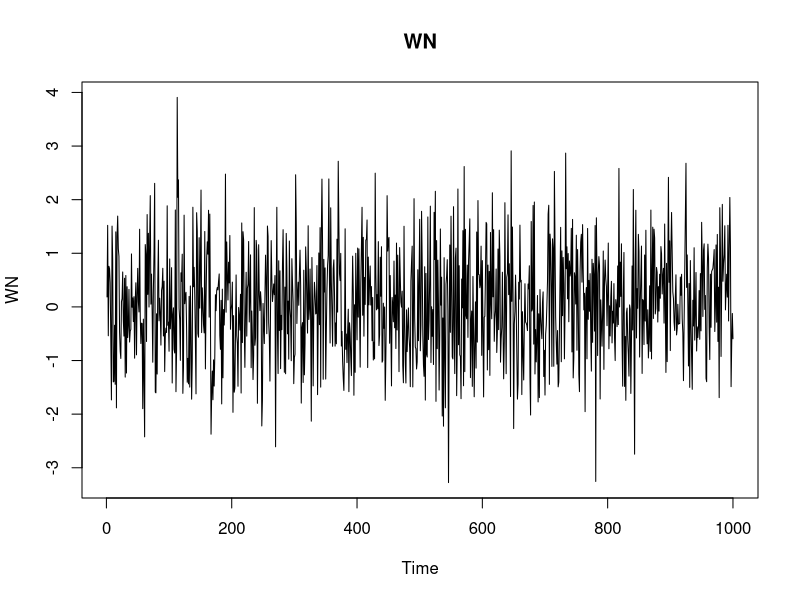
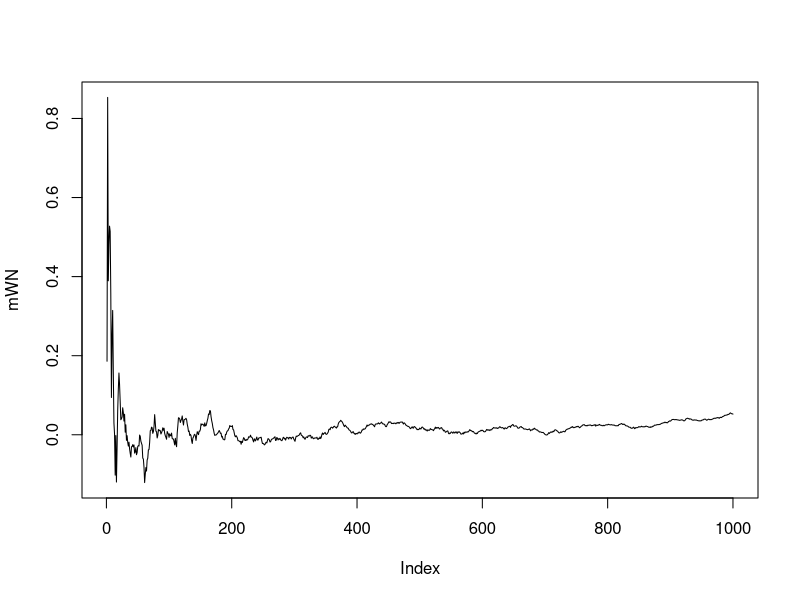
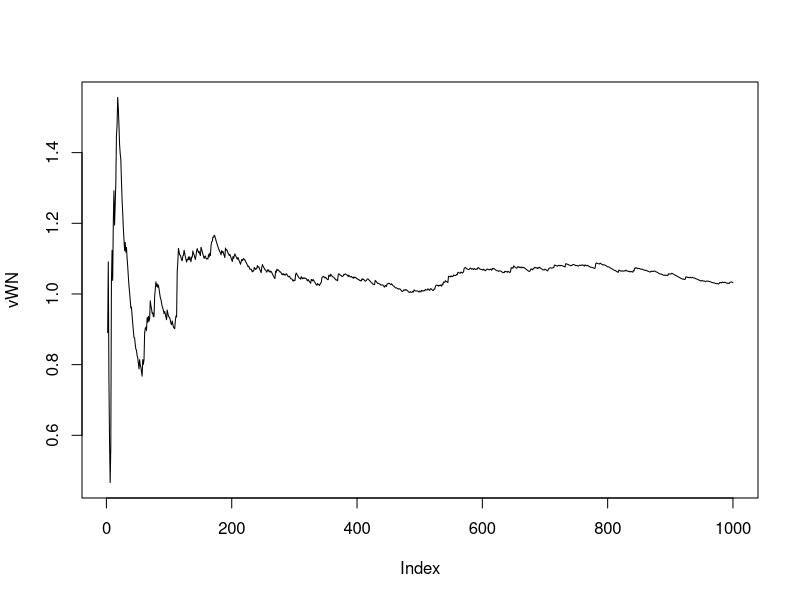
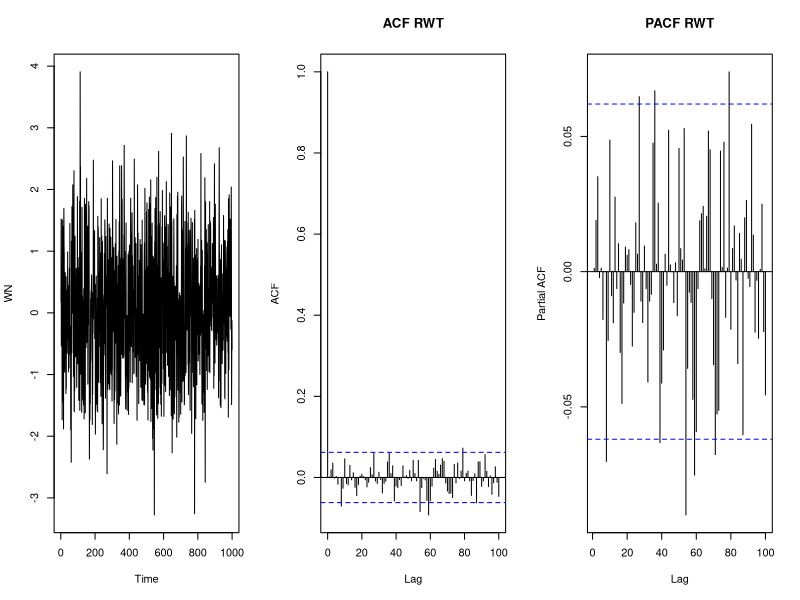
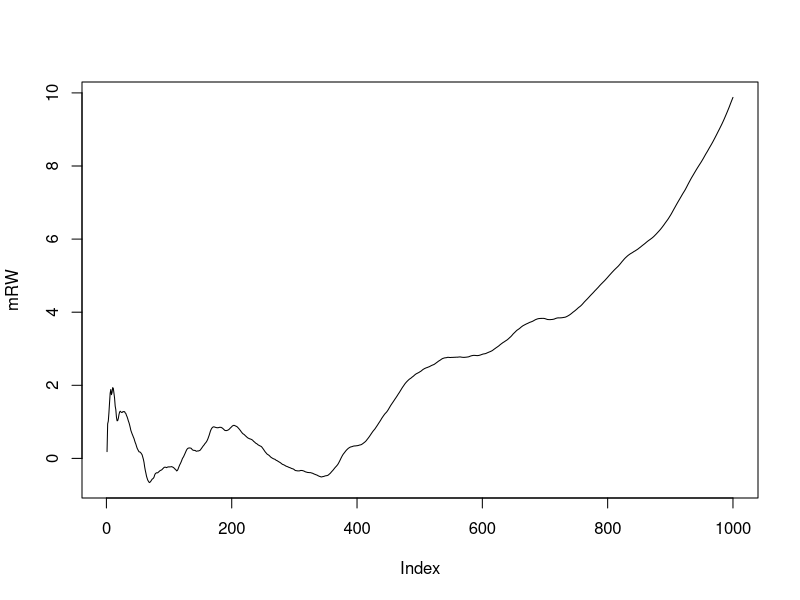
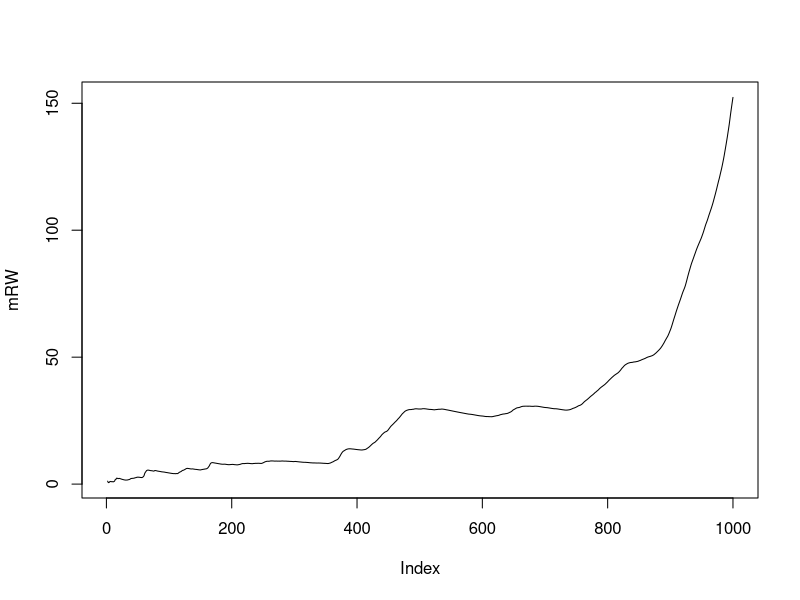
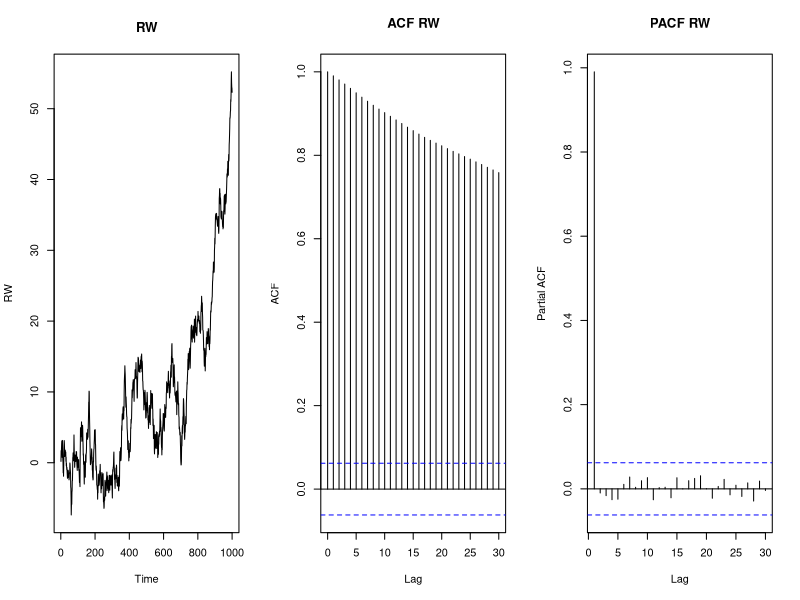
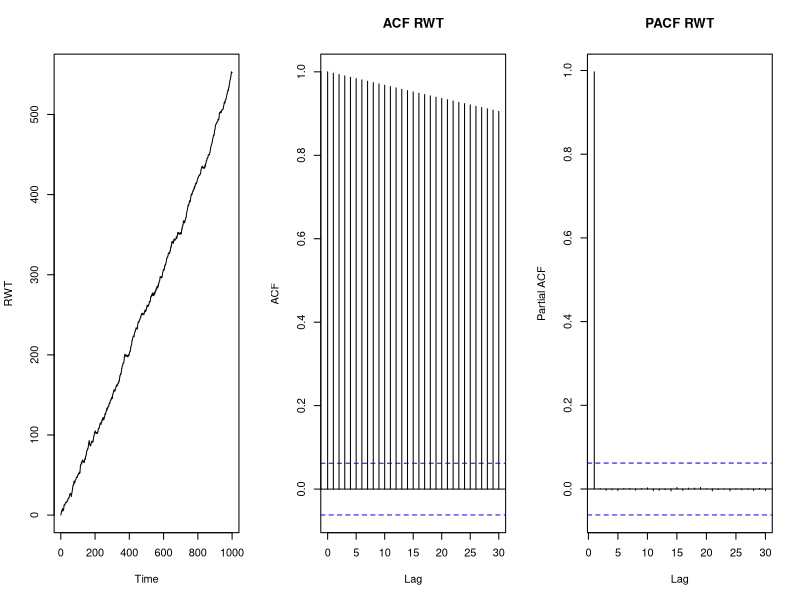

The R source for these figures, in order:
##Practica 2 
#Autocorrelacion y Estacionaridad 
install.packages("tseries")
library(tseries)
library(data.table)

rm(list = ls())
dev.off()

set.seed(608)
#definimos un ruido blanco 
WN  =rnorm(1000,0,1) #debe tener esperanza 0 y varianza homoscedastica
plot.ts(WN, main = "WN")
#propiedades
mean(WN)
var(WN)
#hasta ahorita sabemos que es una serie estacionaria, porque nosotros la definimos asi, pero con eso bastaria si fuera otra serie?
#la varianza que tenemos es la de toda la serie, pero el problema que tenemos aqui  
#es que no podemos garantizar que cada variable tenga la misma varianza. 

mWN = 0 #definimos una caminata aleatoria. #suma de choques aleatorios. 
#definimos un nuevo vector. 
#en el for lo que estamos haciendo es que: 
# MWN es la media del ruido blanco, 
#nos fijamos desde el 1 hasta 1000 y le agregaremos una nueva observacion al vector de medias, 
#siendo este el promedio desde 1 hasta el i en el que vayamos. 
#esto para ver si la media se estabiliza, que es lo que deberia de pasar
for (i in 1:length(WN)) {mWN[i] = mean(WN[1:i])}
plot(mWN, type = "l")

vWN<-0
for(i in 1:length(WN)){vWN[i]<-var(WN[1:i])}
plot(vWN, type = "l") #al principio la varianza fluctua mucho porque son pocos datos. 
#pero conforme se van haciendo mas datos, la varianza parece estabilizarse. 
#esto ya nos da la pista de que si se podria tratar de una prueba estacionaria. 


GRWT <- par(mfrow = c(1, 3))
plot.ts(WN)
acf(WN, main="ACF RWT", lag.max = 100) #enemos la ACF,
acf(WN, type = "partial", main="PACF RWT", lag.max = 100) #tenemos la PACF.
#¿Como interpretamos esas graficas? 
# nos damos cuenta que tanto aquellos que destacan en ambas graficas 
#destacan de una manera muy irregular, esperariamos que destacaramos siguiendo cierto patron
#el que destaque de una manera muy irregular, destacaron por pura aleatoridad, 
#solamente porque habia muchos aleatorios y por ello, muchos podrian tener cierta correlacion. 

#el unico que si no podemos negar que destaca es el del 0. 
#se trata de un rudio blanco. 
#¿Que pasa con la caminata aleatoria? 
RW = WN
for(t in 2:length(WN)){RW[t] = RW[t-1]+WN[t]}
#propiedades
mean(RW)
var(RW)
#¿Basta con eso? 
dev.off()
#vemos que ambas graficas explotan, en el anterior con el paso del tiempo s3e estabilizaba, 
#mientras mas observaciones agregamos mas grande se hacen los valores
mRW = 0
for (i in 1:length(RW)) {mRW[i] = mean(RW[1:i])}
plot(mRW, type =  "l")
vRW = 0
for (i in 1:length(RW)) {mRW[i] = var(RW[1:i])}
plot(mRW, type =  "l")

#funciones de autocorrelacion 
GRW =  par(mfrow = c(1,3))
plot.ts(RW, main = "RW")
acf(RW, main = "ACF RW", log.max = 100)
acf(RW, type = "partial", main = "PACF RW", log.max=  100)
#que podemos ver de la grafica, que es un modelo autoregresivo de orden 1

#podemos definir tambien una caminata aleatoria con tendencia  
RWT = WN
for (t in 2:length(WN)) { RWT[t] = RW[t-1]+WN[t]+0.5*t}
#vemos que se vuelve a ver obvio, la ACF ya se ve homogenea, la PACF ya solo destaca de una. 
#estamos definiendo al ruido blanco, como lo que paso en el momento anterior + 
#el choque aleatorio presente + la tendencia. 

GRWT = par(mfrow = c(1,3))
plot.ts(RWT)
acf(RWT, main = "ACF RWT", log.max = 100)
acf(RWT, type = "partial", main = "PACF RWT", log.max=  100)

#recordemos que la tendencia, la ACF y la PACF aplican para procesos que ya son extacionarios, 
#la tendencia hace que la serie no sea estacionaria, es decir estamos interpretando 
# atraves de al ACF y la PACF una serie que todavia no es interpretable, sigue estando contaminada. 
#lo que debimos haber hecho fue haberle quitado esa contamiancion





#ADF Test
#¿que pasa cuando le metemos el ruido blanco?
adf.test(WN) #con esto probamos estacionariedad, pruebas adecuadas
#nos dice que el p-value es de 0.01 entonces rechazamos la hipotesis nula, 
#entonces, la alternativa es que el proceso es estacionario. 
#aqui si estariamos probando estacionariedad, y tiene toda la logica porque esta
#es ruido blanco. 

adf.test(WN, k=0) #el k es para ver el orden de rezago, que queremos hacer. 
adf.test(RW, k=0) #este nos dice que no es estacionaria, la caminata aleatoria no lo es. 
adf.test(RWT, k=0)

#definimos vectores
adf_pv_WN<-0
adf_pv_RW<-NA
adf_pv_RWT<-NULL

#aqui obtendremos que lo que vamos a guardar en ese vector, seran los p values 
#que resultan e la spruebas ADF y donde estaremos variando van a ser en los rezagos. 
#compararemos a pedazos, el momento actual con el pasado, con hace dos rezagos, etc
#para ver como se comportan los pvalues de cada uno de esos casos. 
for(i in 1:100){adf_pv_WN[i]<-adf.test(WN, k=i)$p.value}
for(i in 1:100){adf_pv_RW[i]<-adf.test(RW, k=i)$p.value}
for(i in 1:100){adf_pv_RWT[i]<-adf.test(RWT, k=i)$p.value}

adf_pv_WN #vemos los p-values del ruido blanco, todos se rechazarian. 
adf_pv_RW #con la caminata aleatoria, pasa todo lo contrario.
adf_pv_RWT #consistentemente la prueba nos dice que no es estacionario.


#Ljnug-Box Test
#probar si lo que le estabamos dando era ruido blanco.

Box.test(WN) #no rechazamos la hipotesis nula, por ello si es ruido blanco. 

Box.test(WN, type = 'Ljung-Box')
Box.test(RW, type = 'Ljung-Box') #esto no es ruido blanco.
Box.test(RWT, type = 'Ljung-Box') #tampoco es ruido blanco, la caminata con tendencia. 

lb_pv_WN<-0
lb_pv_RW<-NA
lb_pv_RWT<-NULL

for(i in 1:100){lb_pv_WN[i]<-as.numeric(Box.test(WN, type = 'Ljung-Box', lag = i)$p.value)}
for(i in 1:100){lb_pv_RW[i]<-as.numeric(Box.test(RW, type = 'Ljung-Box', lag = i)$p.value)}
for(i in 1:100){lb_pv_RWT[i]<-as.numeric(Box.test(RWT, type = 'Ljung-Box', lag = i)$p.value)}

lb_pv_WN
lb_pv_RW
lb_pv_RWT

#Epílogo

cs = 2*cos(2*pi*1:500/50 + .6*pi) 
w = rnorm(1000,0,1)
dev.off()
plot(cs, type = "l", main=expression(2*cos(2*pi*t/50+.6*pi)))
plot(cs+w, type = "l", main=expression(2*cos(2*pi*t/50+.6*pi) + N(0,1)))
plot(cs+5*w, type = "l", main=expression(2*cos(2*pi*t/50+.6*pi) + N(0,25)))

par(mfrow = c(1,2))
plot.ts(WN, main="WN")
plot(cs+5*w, type = "l", main=expression(2*cos(2*pi*t/50+.6*pi) + N(0,25)))

cs<-cs+5*w

acf(cs, lag.max = 100, main="ACF cs")
acf(cs, type = "partial", main="PACF cs", lag.max = 100)

acf(WN, lag.max = 100, main="ACF WN")
acf(cs, lag.max = 100, main="ACF cs")

acf(WN, type = "partial", main="PACF WN", lag.max = 100)
acf(cs, type = "partial", main="PACF cs", lag.max = 100)

adf_pv_cs<-0
for(i in 1:100){adf_pv_cs[i]<-adf.test(cs, k=i)$p.value}

lb_pv_cs<-0
for(i in 1:100){lb_pv_cs[i]<-as.numeric(Box.test(cs, type = 'Ljung-Box', lag = i)$p.value)}

adf_pv_cs
lb_pv_cs

bp_pv_cs<-0
for(i in 1:100){bp_pv_cs[i]<-as.numeric(Box.test(cs, lag = i)$p.value)}
bp_pv_cs


